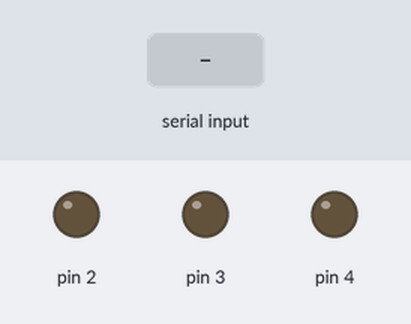
Bench run of a sketch on a simulated Arduino Uno, built with avr-gcc and run on an emulated ATmega328P. On the bench: output pins drawn as LEDs (lit = HIGH). Inputs (shaded band) come from the test bench. Pins used as bus, display or sensor lines are not drawn.

Above: at 1.2 s.
1.3 s: "2" received over Serial
At 2.2 s:
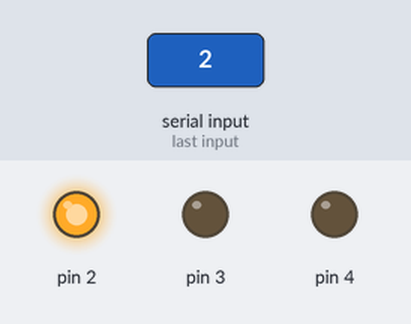
2.8 s: "4" received over Serial
At 3.3 s:
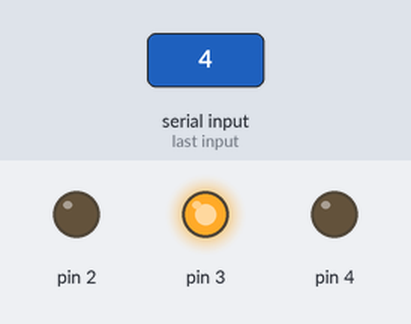
4.3 s: "6" received over Serial
At 5.5 s:
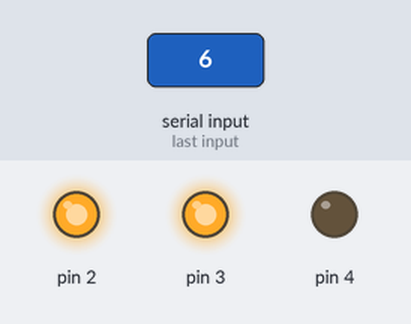
5.8 s: "8" received over Serial
At 6.8 s:
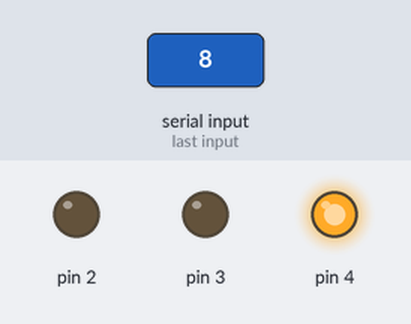
7.3 s: "0" received over Serial
At 7.9 s:
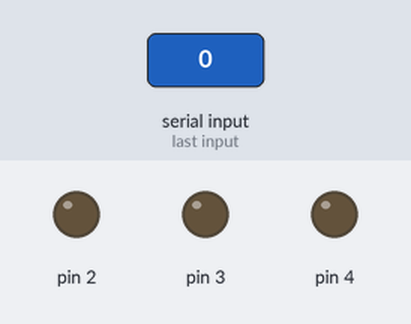
8.8 s: "3" received over Serial
At 9.1 s:
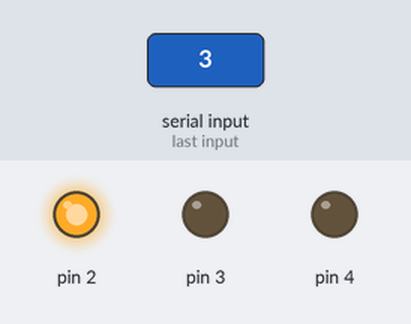
Timing chart, 0 to 11.3 s (numbered marks = the images above; inputs shaded):
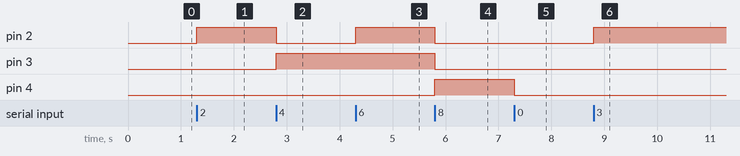

The sketch:

qiduanguan.ino
```cpp
void setup()
{
  pinMode(1, OUTPUT);
  pinMode(2, OUTPUT);
  pinMode(3, OUTPUT);
  pinMode(4, OUTPUT);
  Serial.begin(9600);
}
int income=0;
void loop()
{
  if(Serial.available()>0)
  {
  income=Serial.read();
    switch(income)
    {
     case'0':
     show0();
     break;
     case'1':
     show1();
     break;
     case'2':
     show2();
     break;
     case'3':
     show3();
     break;
     case'4':
     show4();
     break;
     case'5':
     show5();
     break;
     case'6':
     show6();
     break;
     case'7':
     show7();
     break;
     case'8':
     show8();
     break;
     case'9':
     show9();
     break;
    }
  }
 }

void show0()
{
  digitalWrite(1,LOW);
  digitalWrite(2,LOW);
  digitalWrite(3,LOW);
  digitalWrite(4,LOW);
  delay(10);
}

void show1()
{
  digitalWrite(1,HIGH);
  digitalWrite(2,LOW);
  digitalWrite(3,LOW);
  digitalWrite(4,LOW);
  delay(10);
}

void show2()
{
  digitalWrite(1,LOW);
  digitalWrite(2,HIGH);
  digitalWrite(3,LOW);
  digitalWrite(4,LOW);
  delay(10);
}

void show3()
{
  digitalWrite(1,HIGH);
  digitalWrite(2,HIGH);
  digitalWrite(3,LOW);
  digitalWrite(4,LOW);
  delay(10);
}

void show4()
{
  digitalWrite(1,LOW);
  digitalWrite(2,LOW);
  digitalWrite(3,HIGH);
  digitalWrite(4,LOW);
  delay(10);
}

void show5()
{
  digitalWrite(1,HIGH);
  digitalWrite(2,LOW);
  digitalWrite(3,HIGH);
  digitalWrite(4,LOW);
  delay(10);
}

void show6()
{
  digitalWrite(1,LOW);
  digitalWrite(2,HIGH);
  digitalWrite(3,HIGH);
  digitalWrite(4,LOW);
  delay(10);
}

void show7()
{
  digitalWrite(1,HIGH);
  digitalWrite(2,HIGH);
  digitalWrite(3,HIGH);
  digitalWrite(4,LOW);
  delay(10);
}

void show8()
{
  digitalWrite(1,LOW);
  digitalWrite(2,LOW);
  digitalWrite(3,LOW);
  digitalWrite(4,HIGH);
  delay(10);
}

void show9()
{
  digitalWrite(1,HIGH);
  digitalWrite(2,LOW);
  digitalWrite(3,LOW);
  digitalWrite(4,HIGH);
  delay(10);
}
```

Measured:
- after the input at 1.3 s, pin 2: LOW → HIGH at once
- after the input at 2.8 s, pin 2: HIGH → LOW at once; pin 3: LOW → HIGH at once
- after the input at 4.3 s, pin 2: LOW → HIGH at once
- after the input at 5.8 s, pin 2, pin 3: HIGH → LOW at once; pin 4: LOW → HIGH at once
- after the input at 7.3 s, pin 4: HIGH → LOW at once
- after the input at 8.8 s, pin 2: LOW → HIGH at once
